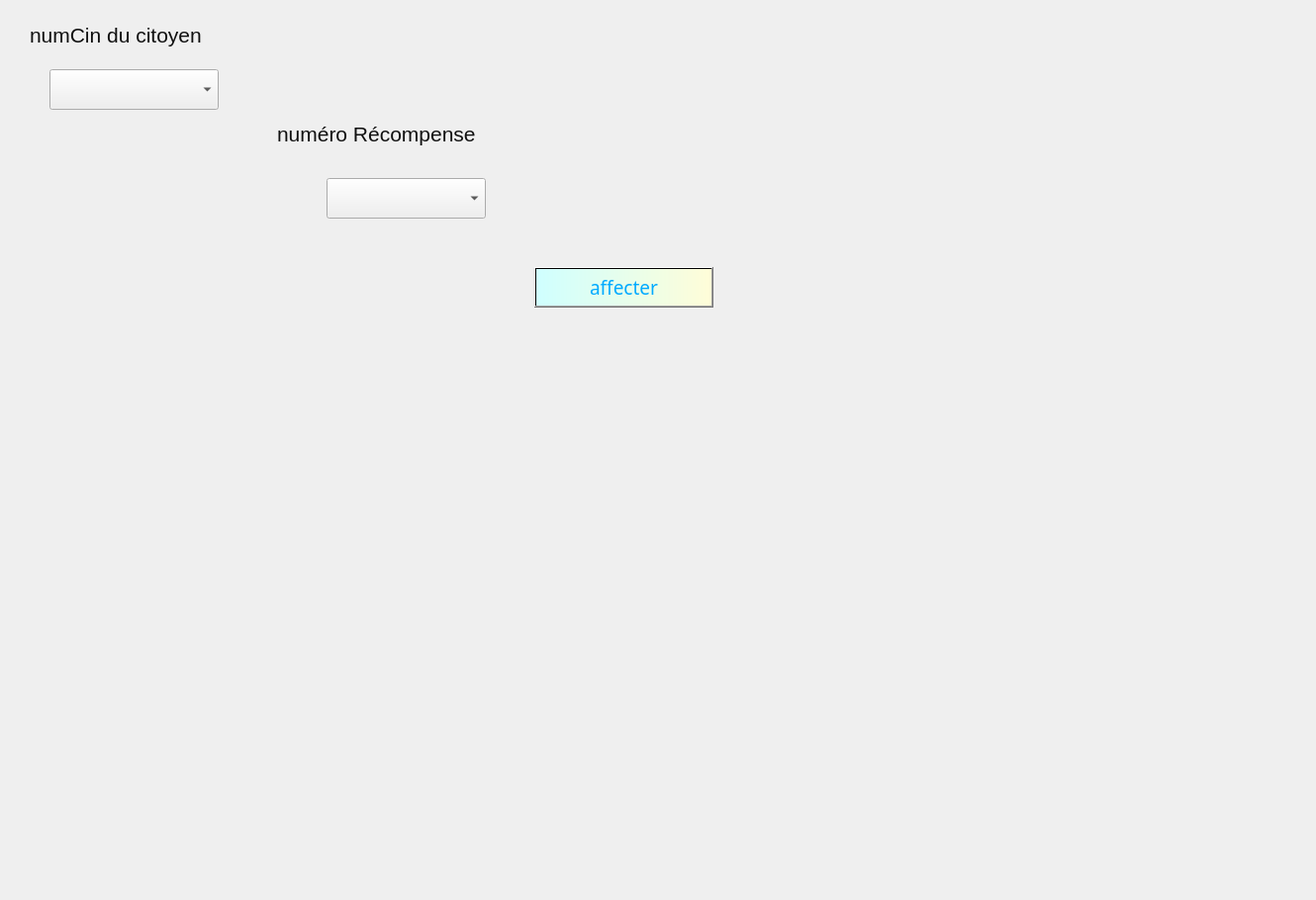
     <widget class="QWidget" name="tab_2">
      <attribute name="title">
       <string>affecterRecompense</string>
      </attribute>
      <widget class="QComboBox" name="comboBoxconges_2">
       <property name="geometry">
        <rect>
         <x>50</x>
         <y>70</y>
         <width>171</width>
         <height>41</height>
        </rect>
       </property>
      </widget>
      <widget class="QLabel" name="label_28">
       <property name="geometry">
        <rect>
         <x>280</x>
         <y>110</y>
         <width>261</width>
         <height>51</height>
        </rect>
       </property>
       <property name="font">
        <font>
         <family>MS Shell Dlg 2</family>
         <pointsize>16</pointsize>
         <weight>9</weight>
         <italic>false</italic>
         <bold>false</bold>
        </font>
       </property>
       <property name="autoFillBackground">
        <bool>false</bool>
       </property>
       <property name="styleSheet">
        <string notr="true">color:rgb(16, 16, 16);
font: 75 16pt &quot;MS Shell Dlg 2&quot;;

</string>
       </property>
       <property name="text">
        <string>numéro Récompense</string>
       </property>
      </widget>
      <widget class="QComboBox" name="mmatricule_2">
       <property name="geometry">
        <rect>
         <x>330</x>
         <y>180</y>
         <width>161</width>
         <height>41</height>
        </rect>
       </property>
      </widget>
      <widget class="QLabel" name="label_31">
       <property name="geometry">
        <rect>
         <x>30</x>
         <y>20</y>
         <width>221</width>
         <height>31</height>
        </rect>
       </property>
       <property name="font">
        <font>
         <family>MS Shell Dlg 2</family>
         <pointsize>16</pointsize>
         <weight>50</weight>
         <italic>false</italic>
         <bold>false</bold>
        </font>
       </property>
       <property name="autoFillBackground">
        <bool>false</bool>
       </property>
       <property name="styleSheet">
        <string notr="true">color:rgb(16, 16, 16);

font: 16pt &quot;MS Shell Dlg 2&quot;;</string>
       </property>
       <property name="text">
        <string>numCin du citoyen</string>
       </property>
      </widget>
      <widget class="QLabel" name="label_photo_11">
       <property name="geometry">
        <rect>
         <x>10</x>
         <y>140</y>
         <width>1291</width>
         <height>491</height>
        </rect>
       </property>
       <property name="styleSheet">
        <string notr="true">font: 14pt &quot;MS Shell Dlg 2&quot;;</string>
       </property>
       <property name="text">
        <string/>
       </property>
       <property name="pixmap">
        <pixmap>../imagesQT/2affiches.jpg</pixmap>
       </property>
      </widget>
      <widget class="QPushButton" name="affecterbouton">
       <property name="geometry">
        <rect>
         <x>540</x>
         <y>270</y>
         <width>181</width>
         <height>41</height>
        </rect>
       </property>
       <property name="font">
        <font>
         <family>Rockwell</family>
         <pointsize>14</pointsize>
         <weight>50</weight>
         <italic>false</italic>
         <bold>false</bold>
        </font>
       </property>
       <property name="styleSheet">
        <string notr="true">background-color: qlineargradient(spread:pad, x1:0, y1:0, x2:1, y2:0, stop:0 rgba(207, 255, 255), stop:1 rgba(255, 253, 216));

color:rgb(0, 170, 255);</string>
       </property>
       <property name="text">
        <string>affecter</string>
       </property>
      </widget>
      <widget class="QLabel" name="label_38">
       <property name="geometry">
        <rect>
         <x>-350</x>
         <y>-420</y>
         <width>1321</width>
         <height>901</height>
        </rect>
       </property>
       <property name="styleSheet">
        <string notr="true">background:url(:/6.jpg)</string>
       </property>
       <property name="text">
        <string/>
       </property>
      </widget>
      <widget class="QLabel" name="label_41">
       <property name="geometry">
        <rect>
         <x>-30</x>
         <y>-10</y>
         <width>841</width>
         <height>441</height>
        </rect>
       </property>
       <property name="styleSheet">
        <string notr="true">background:url(:/9.jpg)</string>
       </property>
       <property name="text">
        <string/>
       </property>
      </widget>
      <zorder>label_41</zorder>
      <zorder>label_38</zorder>
      <zorder>label_photo_11</zorder>
      <zorder>comboBoxconges_2</zorder>
      <zorder>label_28</zorder>
      <zorder>mmatricule_2</zorder>
      <zorder>label_31</zorder>
      <zorder>affecterbouton</zorder>
     </widget>
